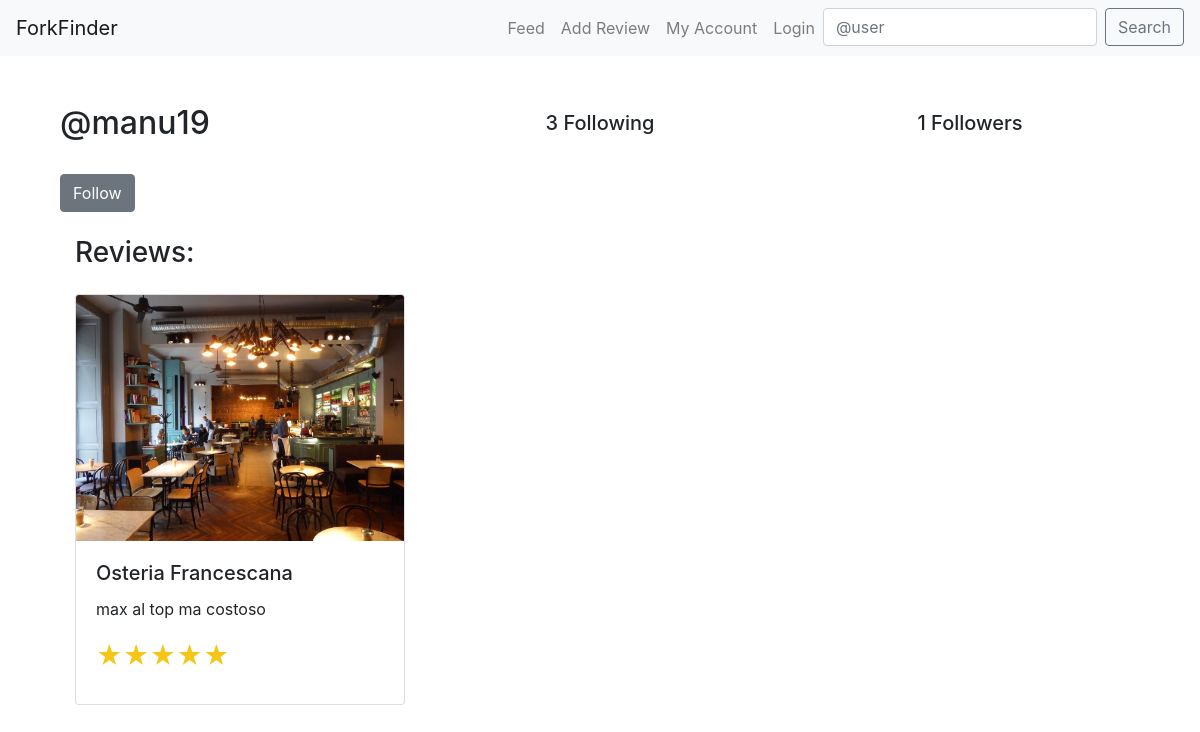
Page /profile/6/ on the earlier database version.
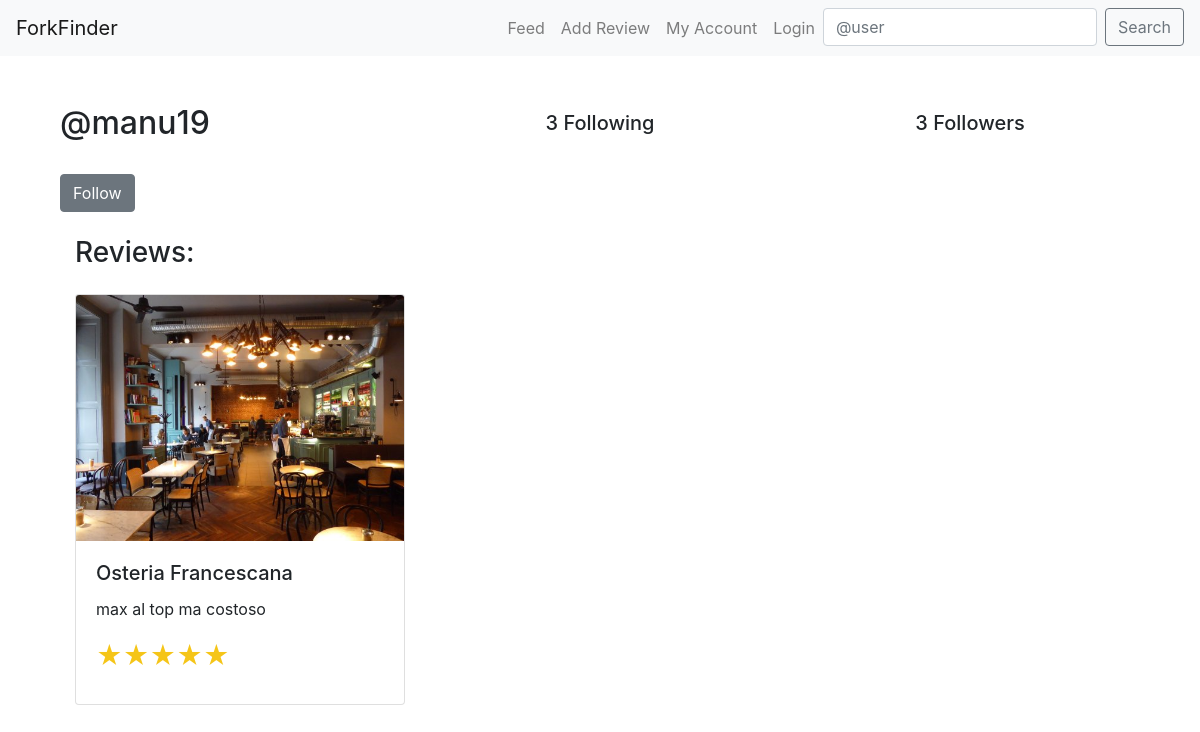
Same page on the later database version.
### core/models.py (models this page shows, shortened)
class Profile(models.Model):
    USER_TYPE_CHOICES = (
        ('regular', 'Regular User'),
        ('critic', 'Culinary Critic'),
        ('admin', 'Admin'),
    )
    user = models.OneToOneField(User, on_delete=models.CASCADE)
    user_type = models.CharField(max_length=20, choices=USER_TYPE_CHOICES, default='regular')
    follows = models.ManyToManyField(
        "self",
        related_name="followed_by",
        symmetrical=False,
        blank=True
    )
    latitude = models.DecimalField(max_digits=9, decimal_places=6, null=True, blank=True)
    longitude = models.DecimalField(max_digits=9, decimal_places=6, null=True, blank=True)
    favorite_reviews = models.ManyToManyField('Review', related_name='favorited_by_profiles', blank=True)

class Review(models.Model):
    user = models.ForeignKey(User, related_name="reviews", on_delete=models.CASCADE)
    restaurant = models.ForeignKey(Restaurant, on_delete=models.CASCADE)
    body = models.CharField(max_length=255)
    rating = models.PositiveSmallIntegerField()
    photo = models.ImageField(upload_to='media/review_photos/')
    is_featured = models.BooleanField(default=False)
    created_at = models.DateTimeField(auto_now_add=True)
    class Meta:
        permissions = [
            ("mark_featured_review", "Can mark a review as featured"),
        ]

class Restaurant(models.Model):
    place_id = models.CharField(max_length=255, unique=True)
    name = models.CharField(max_length=60)
    address = models.CharField(max_length=120)
    longitude = models.CharField(max_length=255)
    latitude = models.CharField(max_length=255)

### core/views.py (the view, shortened to what this page needs)
# urls.py: path("profile/<int:pk>/", profile_view, name="profile"),
def profile_view(request,pk):
    profile = Profile.objects.get(pk=pk)
    return render(request, "profile.html", {"profile": profile})

### templates/profile.html (shortened to what this page needs)
{% extends "base.html" %}
{% block content %}
<div class="container">
    <div class="row align-items-center mb-4">
        <div class="col-md-4">
            <h2>@{{ profile.user.username }}</h2>
        </div>
        <div class="col-md-4 text-center">
            <h5>{{ profile.follows.count }} Following</h5>
        </div>
        <div class="col-md-4 text-center">
            <h5>{{ profile.followed_by.count }} Followers</h5>
        </div>
    </div>
    {% if profile.user != request.user %}
        <form method="post" class="mb-4">
            <div class="btn-group" role="group" aria-label="Basic example">
                {% if profile in user.profile.follows.all %}
                    <button type="button" class="btn btn-secondary" disabled>Following</button>
                    <button type="submit" class="btn btn-secondary" name="follow" value="unfollow">Unfollow</button>
                {% else %}
                    <button type="submit" class="btn btn-secondary" name="follow" value="follow">Follow</button>
                {% endif %}
            </div>
        </form>
    {% endif %}
    <div class="container">
        <h3 class="mb-4">Reviews:</h3>
        <div class="row">
            {% for review in profile.user.reviews.all %}
            <div class="col-md-4 mb-3">
                <div class="card">
                    <img src="{{ review.photo.url }}" class="card-img-top" alt="Restaurant Photo">
                    <div class="card-body">
                        <h5 class="card-title">{{ review.restaurant.name }}</h5>
                        <p class="card-text">{{ review.body }}</p>
                        <p class="card-text">
                            <small class="text-muted">
                                <span class="star-rating">
                                    {% for i in "54321" %}
                                        <label style="color: {% if i|add:0 <= review.rating %}#f5c518{% else %}#ddd{% endif %};">&#9733;</label>
                                    {% endfor %}
                                </span>
                            </small>
                        </p>
                    </div>
                </div>
            </div>
            {% endfor %}
        </div>
    </div>
</div>
{% endblock %}

### templates/base.html (shortened to what this page needs)
<!DOCTYPE html>
<html lang="en">
<head>
    <link href="https://stackpath.bootstrapcdn.com/bootstrap/4.5.2/css/bootstrap.min.css" rel="stylesheet">
    <link rel="stylesheet" href="https://maxcdn.bootstrapcdn.com/bootstrap/4.5.2/css/bootstrap.min.css">
    <link rel='stylesheet' href='https://api.mapbox.com/mapbox-gl-js/plugins/mapbox-gl-geocoder/v4.7.0/mapbox-gl-geocoder.css' type='text/css' />
    <link rel="stylesheet" href="https://cdnjs.cloudflare.com/ajax/libs/bootstrap-icons/1.7.2/font/bootstrap-icons.min.css">
    <link href="https://api.mapbox.com/mapbox-gl-js/v2.8.2/mapbox-gl.css" rel="stylesheet">
</head>
<body>
    <nav class="navbar navbar-expand-lg navbar-light bg-light">
        <a class="navbar-brand" href="{% url 'feed' %}">ForkFinder</a>
        <div class="collapse navbar-collapse" id="navbarNav">
            <ul class="navbar-nav ml-auto">
                <li class="nav-item">
                    <a class="nav-link" href="{% url 'feed' %}">Feed</a>
                </li>
                <li class="nav-item">
                    <a class="nav-link" href="{% url 'add_review' %}">Add Review</a>
                </li>
                <li class="nav-item">
                    <a class="nav-link" href="{% url 'profile' request.user.profile.pk %}">My Account</a>
                </li>
                                <li class="nav-item">
                    {% if user.is_authenticated %}
                        <a class="nav-link" href="{% url 'logout' %}">Logout</a>
                    {% else %}
                        <a class="nav-link" href="{% url 'login' %}">Login</a>
                    {% endif %}
                </li>
                <li>
                    <form class="form-inline my-2 my-lg-0" method="get" action="{% url 'search_user' %}">
                        <input class="form-control mr-sm-2" type="search" name="q" placeholder="@user" aria-label="Search">
                        <button class="btn btn-outline-secondary my-2 my-sm-0" type="submit">Search</button>
                    </form>
                </li>
            </ul>
        </div>
    </nav>
    <div class="container mt-5">
        {% block content %}
        {% endblock %}
    </div>
</body>
</html>

### templates/base.html (style rules this page uses)
.star-rating { display: flex; flex-direction: row-reverse; justify-content: flex-end; }
.star-rating label { font-size: 2em; color: #ddd; cursor: pointer; }

Differences in the rows shown:
changed Profile "manu19": followed_by.count "1" → "3"
